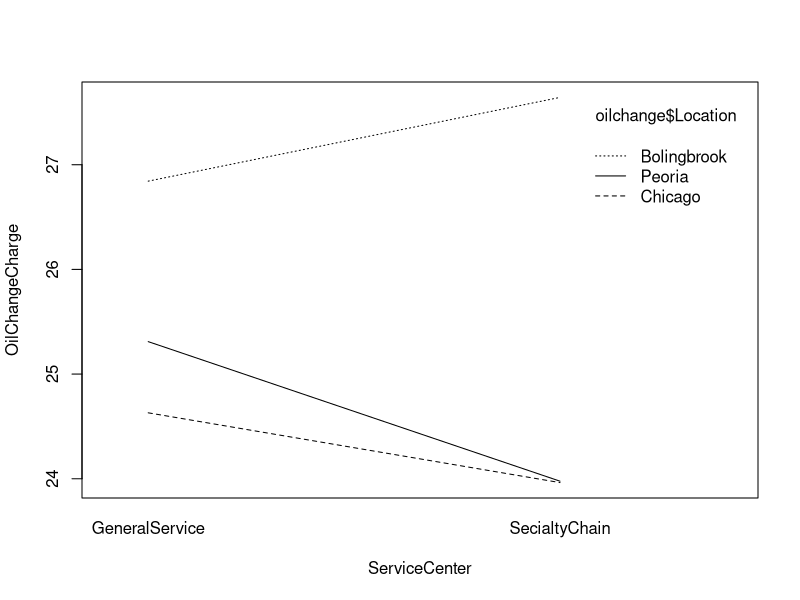

Write the R code that produced this figure.
## ---- chunk 1


library(tidyverse)

#1
# Location and Service Center

#2
tribble(~ServiceCenter,          ~Location,                         ~OilChangeCharge,
"SecialtyChain",                     "Chicago",                         19.95,  
"SecialtyChain",                    "Chicago",                          27.95,
"SecialtyChain",                     "Chicago",                         23.99,
"SecialtyChain",                     "Bolingbrook",                      23.99,       
"SecialtyChain",                     "Bolingbrook",                     29.95,       
"SecialtyChain",                     "Bolingbrook",                     28.99,       
"SecialtyChain",                     "Peoria",                          24.99,
"SecialtyChain",                     "Peoria",                          26.99,       
"SecialtyChain",                     "Peoria",                          19.95,
"GeneralService",                    "Chicago",                         21.99,
"GeneralService",                    "Chicago",                         26.95,
"GeneralService",                    "Chicago",                         24.95,
"GeneralService",                    "Bolingbrook",                     22.45,
"GeneralService",                    "Bolingbrook",                     29.95,
"GeneralService",                    "Bolingbrook",                     28.13,
"GeneralService",                    "Peoria",                          22.99,
"GeneralService",                    "Peoria",                          24.95,
"GeneralService",                    "Peoria",                          27.99,

) -> oilchange
oilchange

#3
as.factor(oilchange$ServiceCenter) -> oilchange$ServiceCenter

as.factor(oilchange$Location) -> oilchange$Location

str(oilchange)

#4

aov( OilChangeCharge~ ServiceCenter + Location + ServiceCenter:Location, 
    data = oilchange)-> aovoilchange
aovoilchange
summary(aovoilchange)

#5
# No.  no interaction (note that the p value for the interaction term (.854) is well above .05)

#6

interaction.plot(oilchange$ServiceCenter, oilchange$Location, oilchange$OilChangeCharge, 
xlab = "ServiceCenter", ylab = "OilChangeCharge")

# Interpretation: Note that for both levels of the factor Service Center, the posiioning of the
# lines does not change for the levels of the other factor. Top, middle, and bottom does not
# change. The lines do not cross, hence suggesing no interaction.

# 7
# The null hypothesis should not be rejected for either individual factor on the basis of the p
# values.
                
#8

mtcars

glm(vs ~ wt + disp, family = "binomial",  data = mtcars) -> lr
lr

summary(lr)


# ln(P/1-P) = 1.60859 + 1.62635wt  - 0.03443disp

# ln(P/1-P) = 1.60859 + 1.62635(3.3)  - 0.03443(200)
# ln(P/1 - P) = .089545
# e^(ln(P/1 - P)) = e^(.089545)

# (P/1-P) = 1.0936765

#  P = 1.0936765 - 1.0936765P
#  2.0936765P = 1.0936765
#  P =  .52237  .52




